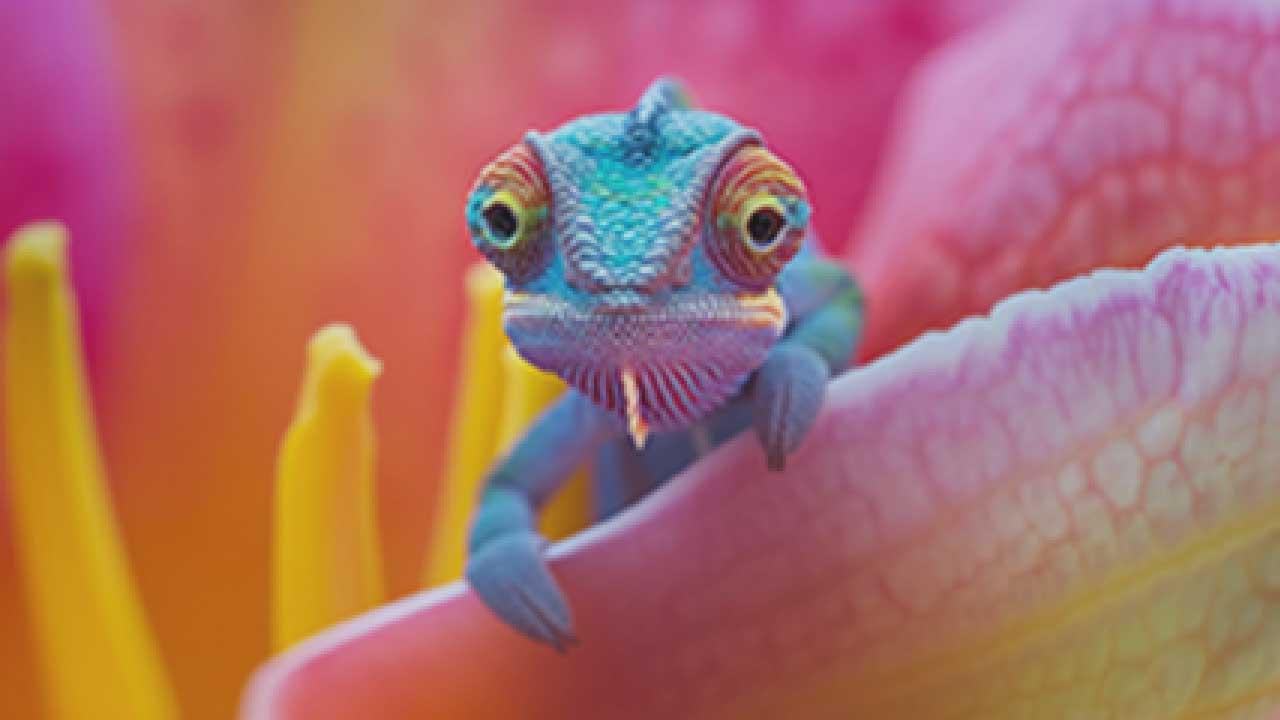
#> input picture image.jpg, 1280 x 720 px
$ python 25_09_less.py
#> lines starting #> are read from the running program, lines starting #| are printed output that depends on the picture; after the words box and inside, x2 and y2 are one past the last pixel; in counts of white or black regions, pixels touching at a corner belong together
import cv2
image = cv2.imread('image.jpg')
#> image is the input picture: shape (720, 1280, 3); mean B, G, R 104.2, 109.7, 171.5
size1  = cv2.resize(image, (700, 400))
cv2.imshow('image', size1)
gray = cv2.cvtColor(image, cv2.COLOR_BGR2GRAY)
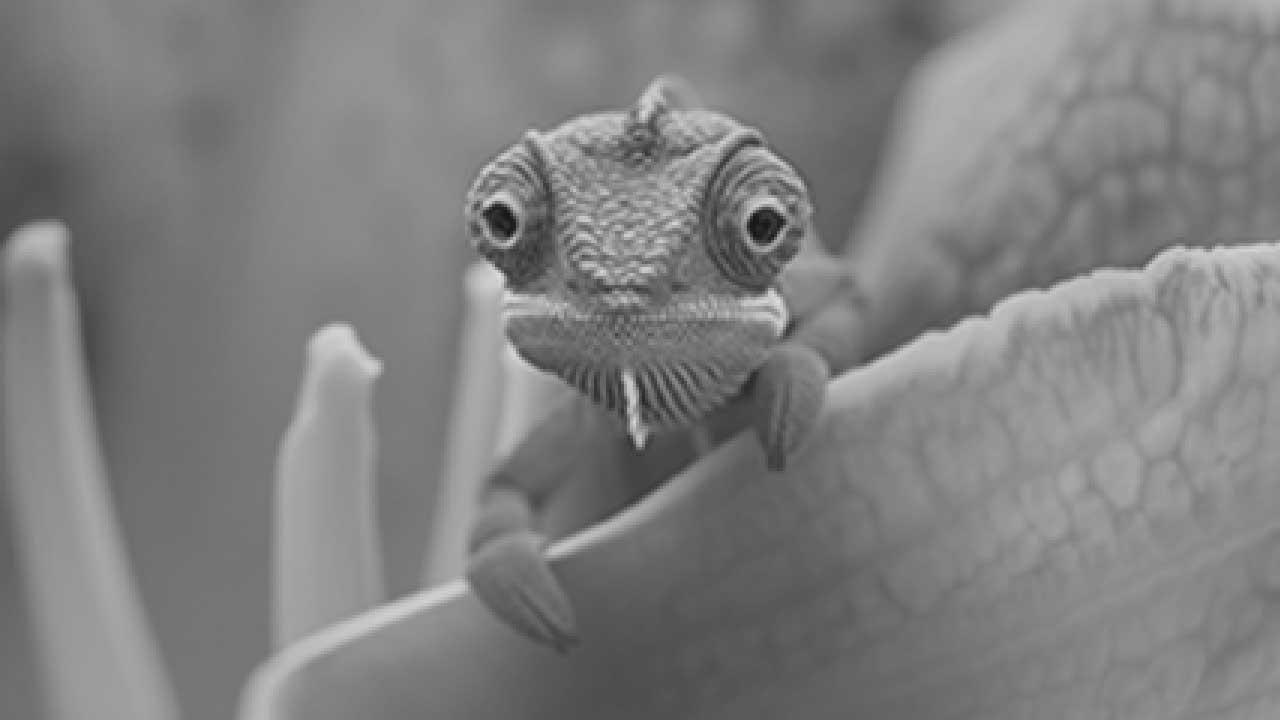
#> gray: shape (720, 1280); min 12, max 230, mean 127.6
size  = cv2.resize(gray, (700, 400))
cv2.imshow('gray', size)
border = cv2.Canny(size, 100, 200)
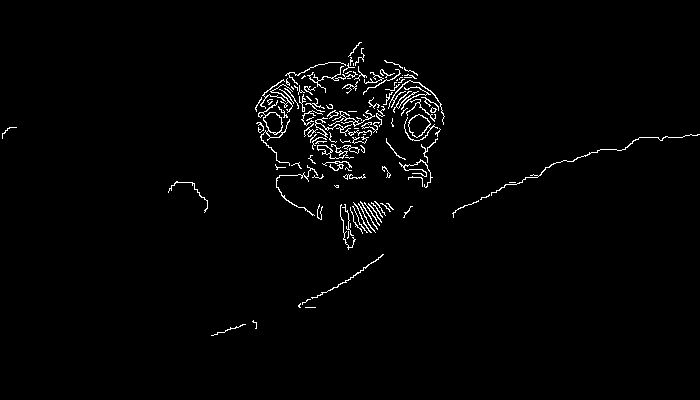
#> border: shape (400, 700); 1.8% white in thin lines or dots, all inside (x1, y1, x2, y2) = (2, 42, 700, 336)
cv2.imshow('border', border)
rotate = cv2.rotate(size1, cv2.ROTATE_90_CLOCKWISE)
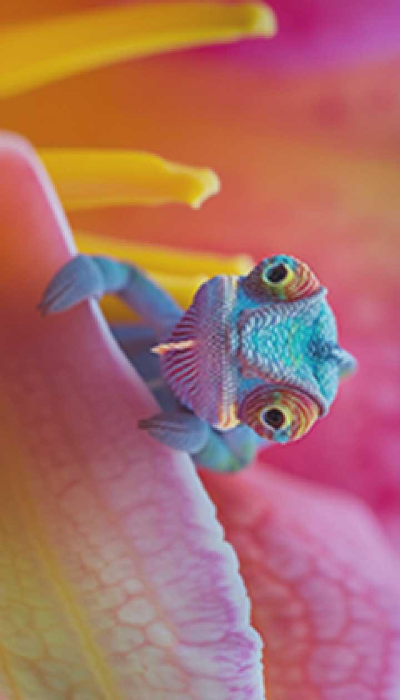
#> rotate: shape (700, 400, 3); mean B, G, R 104.2, 109.6, 171.4
cv2.imshow('rotate', rotate)

blur = cv2.GaussianBlur(size, (7, 7), 0)
cv2.imshow('blur', blur)


cv2.waitKey(0)
cv2.destroyAllWindows()
